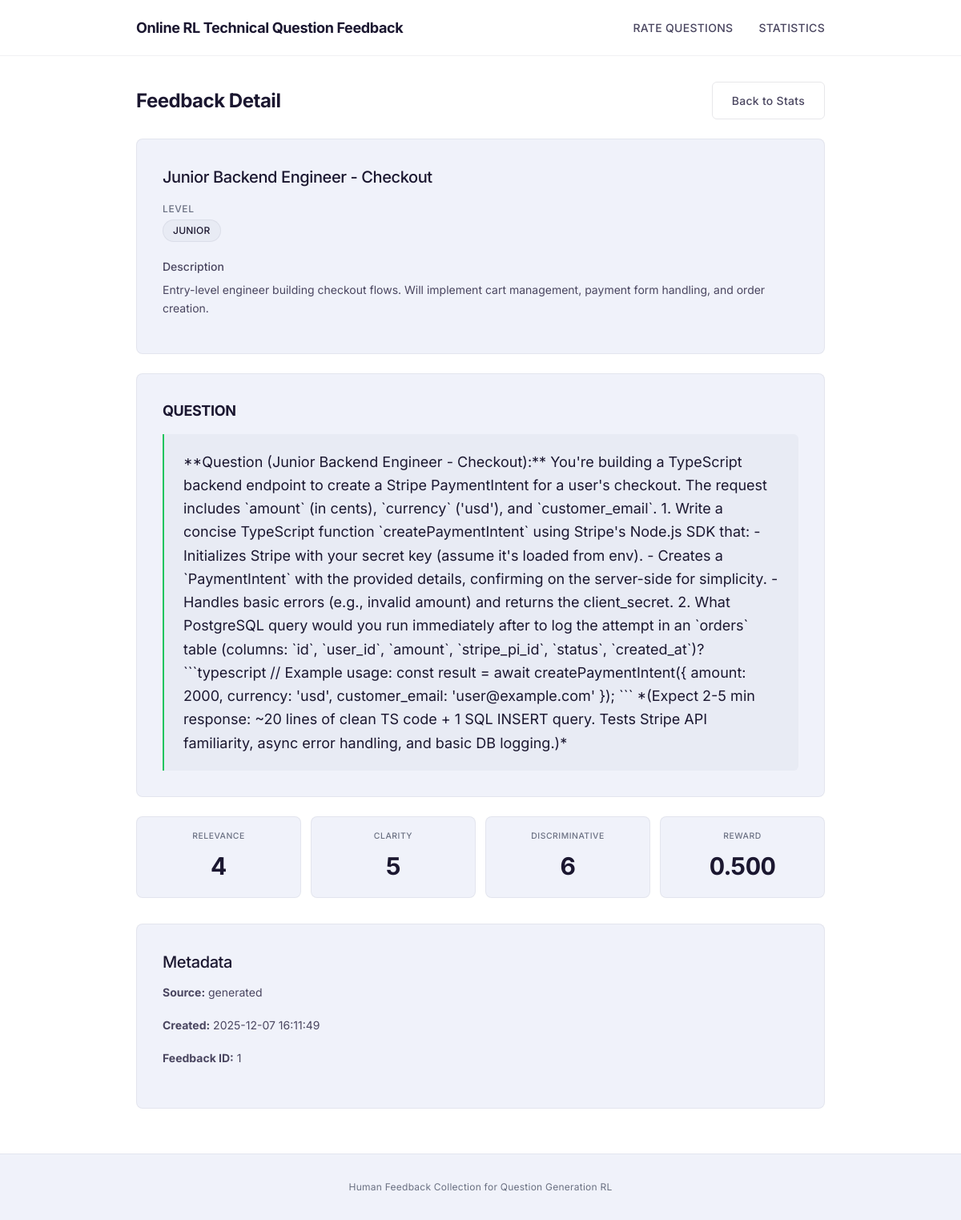
The app's page /feedback/1 with its own data.
### database.py (models this page shows, shortened)
class Feedback(Base):
    __tablename__ = "feedback"
    id = Column(Integer, primary_key=True, autoincrement=True)
    question = Column(Text, nullable=False)
    role_context = Column(Text, nullable=True)
    role_id = Column(String(50), nullable=True)
    relevance = Column(Integer, nullable=False)
    clarity = Column(Integer, nullable=False)
    discriminative = Column(Integer, nullable=False)
    comments = Column(Text, nullable=True)
    source = Column(String(20), default="generated")  # 'generated' or 'user_provided'
    created_at = Column(DateTime, default=datetime.utcnow)
    __table_args__ = (
        CheckConstraint('relevance >= 0 AND relevance <= 10', name='check_relevance'),
        CheckConstraint('clarity >= 0 AND clarity <= 10', name='check_clarity'),
        CheckConstraint('discriminative >= 0 AND discriminative <= 10', name='check_discriminative'),
    )

### app.py (the view)
@app.get("/feedback/{feedback_id}")
async def feedback_detail(feedback_id: int, request: Request, db: Session = Depends(get_db)):
    feedback = db.query(Feedback).filter(Feedback.id == feedback_id).first()
    if not feedback:
        return RedirectResponse(url="/stats", status_code=303)
    role_context = None
    if feedback.role_context:
        try:
            role_context = json.loads(feedback.role_context)
        except json.JSONDecodeError:
            role_context = {"raw": feedback.role_context}
    reward = (feedback.relevance + feedback.clarity + feedback.discriminative) / 30.0
    return templates.TemplateResponse("feedback_detail.html", {
        "request": request,
        "feedback": feedback,
        "role_context": role_context,
        "reward": reward,
    })

### database.py (called while the page is built)
def get_db():
    db = SessionLocal()
    try:
        yield db
    finally:
        db.close()

### templates/feedback_detail.html (shortened to what this page needs)
{% extends "base.html" %}
{% block content %}
<div class="container">
    <div class="page-header">
        <h1>Feedback Detail</h1>
        <a href="/stats" class="btn btn-secondary">Back to Stats</a>
    </div>
    <div class="role-info">
        <h2>{{ role_context.title if role_context and role_context.title else feedback.role_id or 'Unknown Role' }}</h2>
        {% if role_context %}
        <div class="role-meta">
            {% if role_context.level %}
            <div class="badge-group">
                <span class="badge-label">Level</span>
                <span class="badge">{{ role_context.level }}</span>
            </div>
            {% endif %}
        </div>
        {% if role_context.description %}
        <div class="role-field">
            <span class="role-field-label">Description</span>
            <p>{{ role_context.description }}</p>
        </div>
        {% endif %}
        {% endif %}
    </div>
    <div class="question-display">
        <h3>Question</h3>
        <blockquote>{{ feedback.question }}</blockquote>
    </div>
    <div class="stats-summary" style="margin-bottom: 2rem; grid-template-columns: repeat(4, 1fr);">
        <div class="stat-card">
            <h3>Relevance</h3>
            <p class="stat-value">{{ feedback.relevance }}</p>
        </div>
        <div class="stat-card">
            <h3>Clarity</h3>
            <p class="stat-value">{{ feedback.clarity }}</p>
        </div>
        <div class="stat-card">
            <h3>Discriminative</h3>
            <p class="stat-value">{{ feedback.discriminative }}</p>
        </div>
        <div class="stat-card">
            <h3>Reward</h3>
            <p class="stat-value">{{ "%.3f"|format(reward) }}</p>
        </div>
    </div>
    <div class="export-section" style="text-align: left;">
        <h2>Metadata</h2>
        <p><strong>Source:</strong> {{ feedback.source or 'generated' }}</p>
        <p><strong>Created:</strong> {{ feedback.created_at.strftime('%Y-%m-%d %H:%M:%S') if feedback.created_at else 'N/A' }}</p>
        <p><strong>Feedback ID:</strong> {{ feedback.id }}</p>
    </div>
</div>
{% endblock %}

### records on screen
Feedback: question "**Question (Junior Backend Engineer - Checkout):** You're building a TypeScript backend endpoint to create a Stripe PaymentIntent for a user's checkout. The request includes `amount` (in cents), `currency` ('usd'), and `customer_email`. 1. Write a concise TypeScript function `createPaymentIntent` using Stripe's Node.js SDK that: - Initializes Stripe with your secret key (assume it's loaded from env). - Creates a `PaymentIntent` with the provided details, confirming on the server-side for simplicity. - Handles basic errors (e.g., invalid amount) and returns the client_secret. 2. What PostgreSQL query would you run immediately after to log the attempt in an `orders` table (columns: `id`,…", relevance "4", clarity "5", discriminative "6", source "generated", created_at "2025-12-07 16:11:49", id "1"

### other values on screen
{{ role_context.level }} "JUNIOR"
{{ role_context.description }} "Entry-level engineer building checkout flows. Will implement cart management, payment form handling, and order creation."
{{ "%.3f"|format(reward) }} "0.500"
